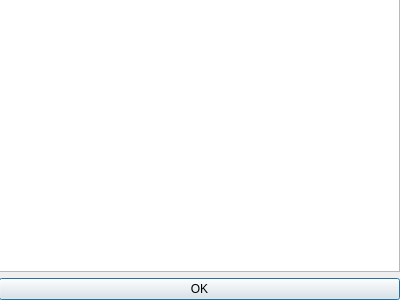
<?xml version="1.0" encoding="UTF-8"?>
<ui version="4.0">
 <class>Dialog</class>
 <widget class="QDialog" name="Dialog">
  <property name="geometry">
   <rect>
    <x>0</x>
    <y>0</y>
    <width>400</width>
    <height>300</height>
   </rect>
  </property>
  <property name="windowTitle">
   <string>Dialog</string>
  </property>
  <widget class="QWidget" name="verticalLayoutWidget">
   <property name="geometry">
    <rect>
     <x>-1</x>
     <y>-1</y>
     <width>401</width>
     <height>301</height>
    </rect>
   </property>
   <layout class="QVBoxLayout" name="verticalLayout">
    <item>
     <widget class="QPlainTextEdit" name="plainTextEdit"/>
    </item>
    <item>
     <widget class="QPushButton" name="pushButton">
      <property name="text">
       <string>OK</string>
      </property>
     </widget>
    </item>
   </layout>
  </widget>
  <action name="actionSendText">
   <property name="text">
    <string>sendText</string>
   </property>
  </action>
 </widget>
 <resources/>
 <connections>
  <connection>
   <sender>pushButton</sender>
   <signal>clicked()</signal>
   <receiver>actionSendText</receiver>
   <slot>trigger()</slot>
   <hints>
    <hint type="sourcelabel">
     <x>199</x>
     <y>283</y>
    </hint>
    <hint type="destinationlabel">
     <x>-1</x>
     <y>-1</y>
    </hint>
   </hints>
  </connection>
 </connections>
</ui>
